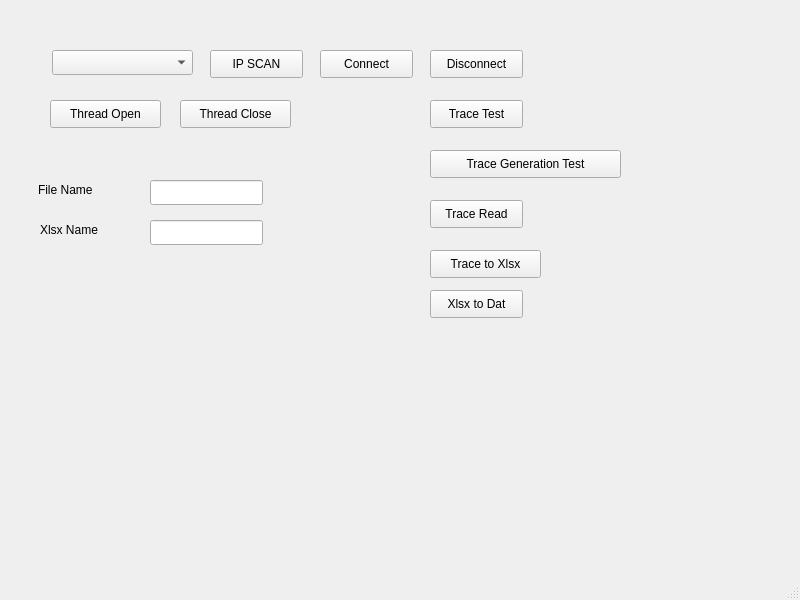
<?xml version="1.0" encoding="UTF-8"?>
<ui version="4.0">
 <class>MainWindow</class>
 <widget class="QMainWindow" name="MainWindow">
  <property name="geometry">
   <rect>
    <x>0</x>
    <y>0</y>
    <width>800</width>
    <height>600</height>
   </rect>
  </property>
  <property name="windowTitle">
   <string>MainWindow</string>
  </property>
  <widget class="QWidget" name="centralwidget">
   <widget class="QComboBox" name="comboBox">
    <property name="geometry">
     <rect>
      <x>52</x>
      <y>50</y>
      <width>141</width>
      <height>25</height>
     </rect>
    </property>
   </widget>
   <widget class="QPushButton" name="btn_ip_scan">
    <property name="geometry">
     <rect>
      <x>210</x>
      <y>50</y>
      <width>93</width>
      <height>28</height>
     </rect>
    </property>
    <property name="text">
     <string>IP SCAN</string>
    </property>
   </widget>
   <widget class="QPushButton" name="btn_connect_controller">
    <property name="geometry">
     <rect>
      <x>320</x>
      <y>50</y>
      <width>93</width>
      <height>28</height>
     </rect>
    </property>
    <property name="text">
     <string>Connect</string>
    </property>
   </widget>
   <widget class="QPushButton" name="btn_disconnect_controller">
    <property name="geometry">
     <rect>
      <x>430</x>
      <y>50</y>
      <width>93</width>
      <height>28</height>
     </rect>
    </property>
    <property name="text">
     <string>Disconnect</string>
    </property>
   </widget>
   <widget class="QPushButton" name="btn_trace_test">
    <property name="geometry">
     <rect>
      <x>430</x>
      <y>100</y>
      <width>93</width>
      <height>28</height>
     </rect>
    </property>
    <property name="text">
     <string>Trace Test</string>
    </property>
   </widget>
   <widget class="QLineEdit" name="ledit_data_file_name">
    <property name="geometry">
     <rect>
      <x>150</x>
      <y>180</y>
      <width>113</width>
      <height>25</height>
     </rect>
    </property>
   </widget>
   <widget class="QLabel" name="label">
    <property name="geometry">
     <rect>
      <x>38</x>
      <y>180</y>
      <width>91</width>
      <height>20</height>
     </rect>
    </property>
    <property name="text">
     <string>File Name</string>
    </property>
   </widget>
   <widget class="QPushButton" name="btn_trace_generation_test">
    <property name="geometry">
     <rect>
      <x>430</x>
      <y>150</y>
      <width>191</width>
      <height>28</height>
     </rect>
    </property>
    <property name="text">
     <string>Trace Generation Test</string>
    </property>
   </widget>
   <widget class="QPushButton" name="btn_trace_read">
    <property name="geometry">
     <rect>
      <x>430</x>
      <y>200</y>
      <width>93</width>
      <height>28</height>
     </rect>
    </property>
    <property name="text">
     <string>Trace Read</string>
    </property>
   </widget>
   <widget class="QLineEdit" name="ledit_xlsx_file_name">
    <property name="geometry">
     <rect>
      <x>150</x>
      <y>220</y>
      <width>113</width>
      <height>25</height>
     </rect>
    </property>
   </widget>
   <widget class="QLabel" name="label_2">
    <property name="geometry">
     <rect>
      <x>40</x>
      <y>220</y>
      <width>91</width>
      <height>19</height>
     </rect>
    </property>
    <property name="text">
     <string>Xlsx Name</string>
    </property>
   </widget>
   <widget class="QPushButton" name="btn_trace_to_xlsx">
    <property name="geometry">
     <rect>
      <x>430</x>
      <y>250</y>
      <width>111</width>
      <height>28</height>
     </rect>
    </property>
    <property name="text">
     <string>Trace to Xlsx</string>
    </property>
   </widget>
   <widget class="QPushButton" name="btn_xlsx_to_dat">
    <property name="geometry">
     <rect>
      <x>430</x>
      <y>290</y>
      <width>93</width>
      <height>28</height>
     </rect>
    </property>
    <property name="text">
     <string>Xlsx to Dat</string>
    </property>
   </widget>
   <widget class="QPushButton" name="btn_thread_open">
    <property name="geometry">
     <rect>
      <x>50</x>
      <y>100</y>
      <width>111</width>
      <height>28</height>
     </rect>
    </property>
    <property name="text">
     <string>Thread Open</string>
    </property>
   </widget>
   <widget class="QPushButton" name="btn_thread_close">
    <property name="geometry">
     <rect>
      <x>180</x>
      <y>100</y>
      <width>111</width>
      <height>28</height>
     </rect>
    </property>
    <property name="text">
     <string>Thread Close</string>
    </property>
   </widget>
  </widget>
  <widget class="QMenuBar" name="menubar">
   <property name="geometry">
    <rect>
     <x>0</x>
     <y>0</y>
     <width>800</width>
     <height>25</height>
    </rect>
   </property>
  </widget>
  <widget class="QStatusBar" name="statusbar"/>
 </widget>
 <resources/>
 <connections/>
</ui>
